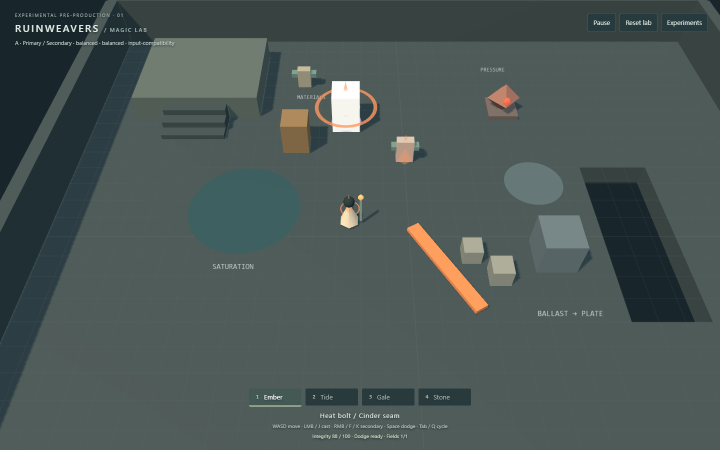
#> input picture artifacts/inputs.png, 1440 x 900 px, given in place of solo-room-1.png, which was not available (shown at 1/2 size)
$ python package-spatial.py ../artifacts ../artifacts/camera-cinematic.png
#> lines starting #> are read from the running program, lines starting #| are printed output that depends on the picture; pictures that were not available may be replaced by others from this repository, and a replacement may not be noted
"""Package actual unretouched browser viewports and a short video excerpt.
Run AFTER browser performance work: python scripts/package-spatial.py RUN_DIR VIDEO_PATH
Only selected media and sanitized measurement fields enter Git; raw logs stay local.
"""
import json, sys, subprocess, shutil
from pathlib import Path
from PIL import Image, ImageDraw, ImageFont
run=Path(sys.argv[1]); video=Path(sys.argv[2]); out=Path('artifacts/media-archive/raw/spatial');out.mkdir(parents=True,exist_ok=True)
font=ImageFont.truetype('C:/Windows/Fonts/segoeui.ttf',24)
small=ImageFont.truetype('C:/Windows/Fonts/segoeui.ttf',19)
sheet=Image.new('RGB',(1600,1650),'#233d44');d=ImageDraw.Draw(sheet)
#> after `sheet = Image.new('RGB', (1600, 1650), '#233d44')`:
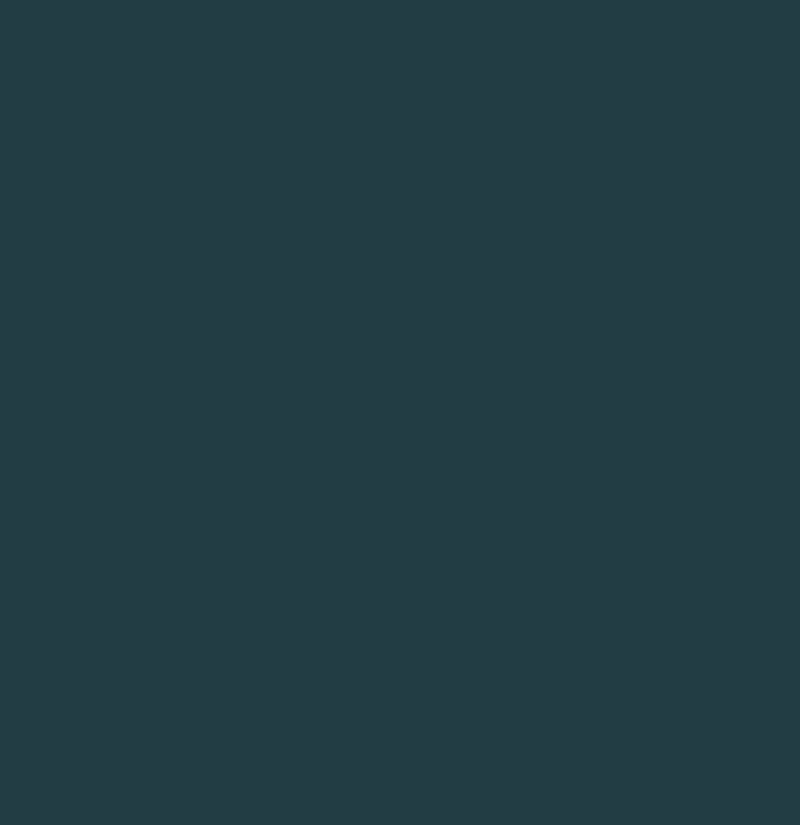
#> sheet: PIL image 1600x1650 RGB (shown at 1/2 size); mean R, G, B 35, 61, 68
names=['Split court · crossfire','Offset gallery · circulation','Rotunda · two approaches','Repair yard · material elbow','Warden crossing · committed routes']
for i,name in enumerate(names):
 p=run/f'solo-room-{i+1}.png';im=Image.open(p).convert('RGB');im.thumbnail((780,488),Image.Resampling.LANCZOS)
#> further down, im is the input picture: PIL image 1440x900 RGB; mean R, G, B 74.6, 86.7, 84.6
#> after `im.thumbnail((780, 488), Image.Resampling.LANCZOS)`:
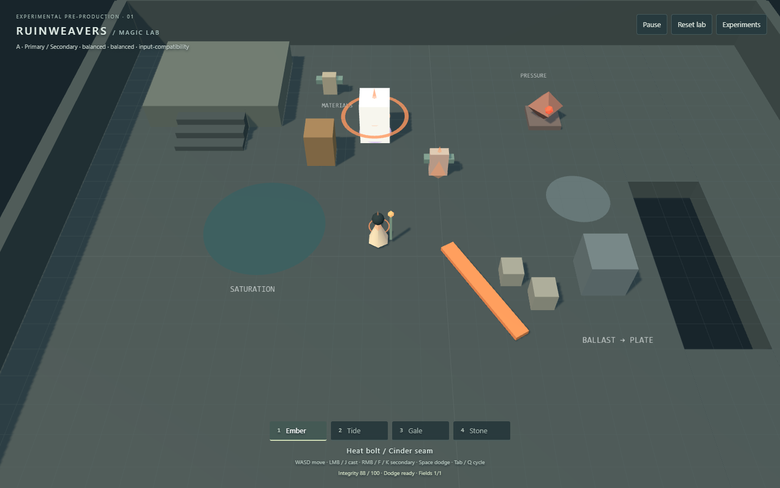
#> im: PIL image 780x488 RGB; mean R, G, B 74.6, 86.7, 84.6
 x=10+(i%2)*800;y=50+(i//2)*545;sheet.paste(im,(x,y));d.text((x,y-36),name,font=font,fill='#f3e5c7')
#> after `sheet.paste(im, (x, y))`:
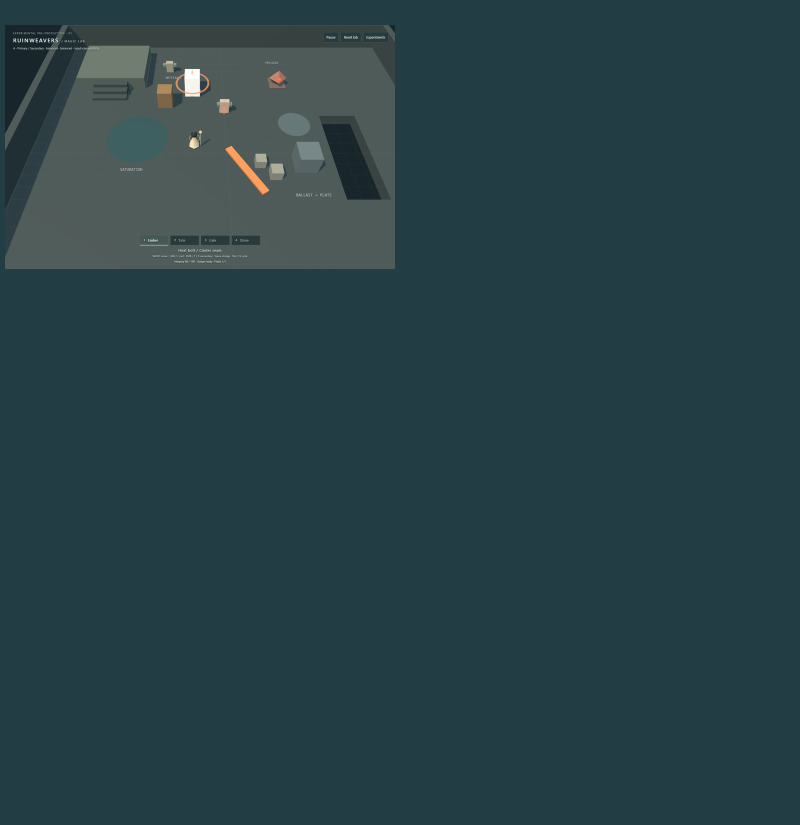
#> sheet: PIL image 1600x1650 RGB (shown at 1/2 size); mean R, G, B 40.7, 64.7, 70.4
 if i in [2,4]:shutil.copyfile(p,out/f'court-{i+1}.png')
#> pass 2 of the loop `for i,name in enumerate(names):`:
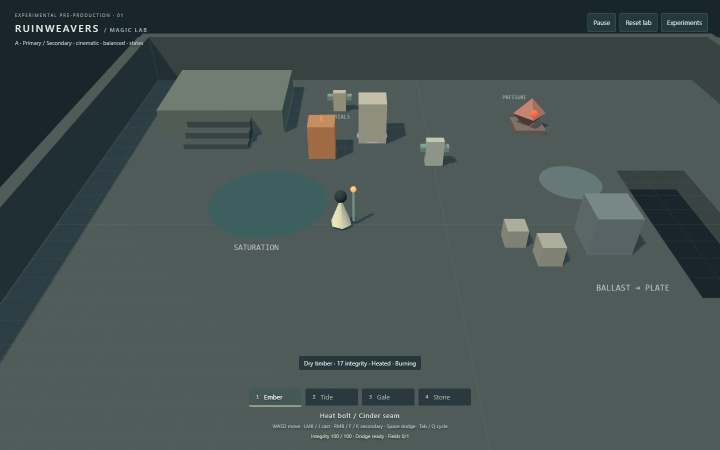
#> input picture artifacts/camera-cinematic.png, 1440 x 900 px, given in place of solo-room-2.png, which was not available (shown at 1/2 size)
#> im is the input picture: PIL image 1440x900 RGB; mean R, G, B 69.8, 82.5, 81.2
#> `im.thumbnail((780, 488), Image.Resampling.LANCZOS)`:
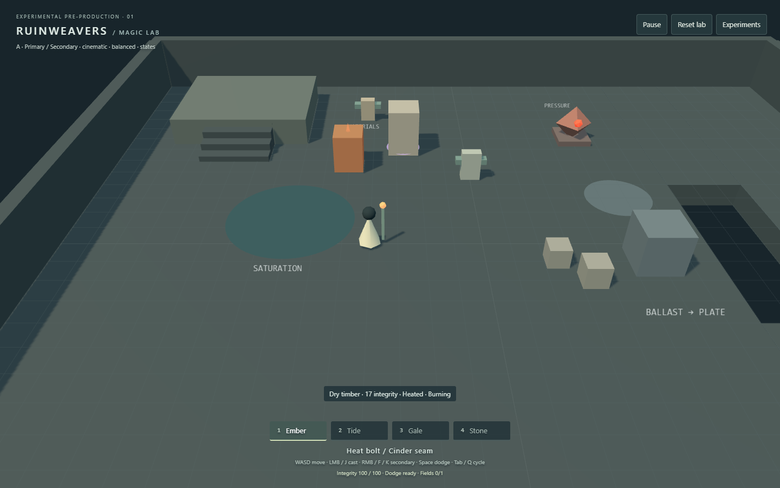
#> im: PIL image 780x488 RGB; mean R, G, B 69.8, 82.5, 81.2
#> `sheet.paste(im, (x, y))`:
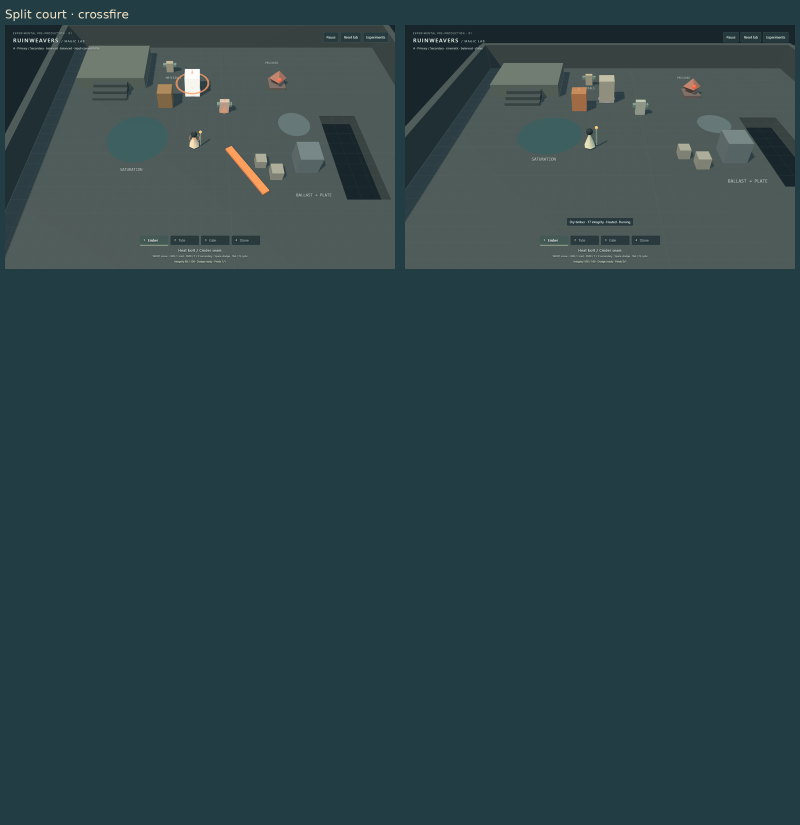
#> sheet: PIL image 1600x1650 RGB (shown at 1/2 size); mean R, G, B 45.8, 67.9, 72.4
#> (the run stopped early here; a loop or call above may not have finished)
